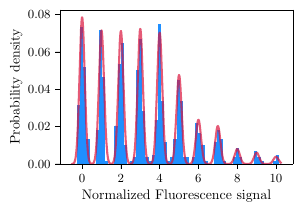

Source code (Python):
import numpy as np
import matplotlib.pyplot as plt
plt.style.use('thesis.mplstyle')
from colors import red, blue
from scipy.optimize import curve_fit

data = np.load("../data/atom-counting/data.npz")
x, y = data['x'], data['y']

def gauss_sum(x, *params):
    amps = params[:-3]
    shift, delta, sigma = params[-3:]
    return sum(A * np.exp(-0.5 * ((x - (shift + delta * n)) / sigma)**2)
               for n, A in enumerate(amps))

n = 11
p0 = [0.05] * n + [0, 1, 0.13]

popt, _ = curve_fit(gauss_sum, x, y, p0=p0)

fig, ax = plt.subplots(1, 1, figsize=(3,2))

x_fit = np.linspace(x.min(), x.max(), 1000)
plt.bar(x, y, width=0.160292, label='Data', color=blue)
plt.plot(x_fit, gauss_sum(x_fit, *popt), color=red, linewidth=1.5, label='Fit', alpha=0.7)
# plt.legend()
plt.xlabel('Normalized Fluorescence signal')
plt.ylabel('Probability density')

plt.savefig("atom-counting.pdf", bbox_inches='tight')
plt.close()